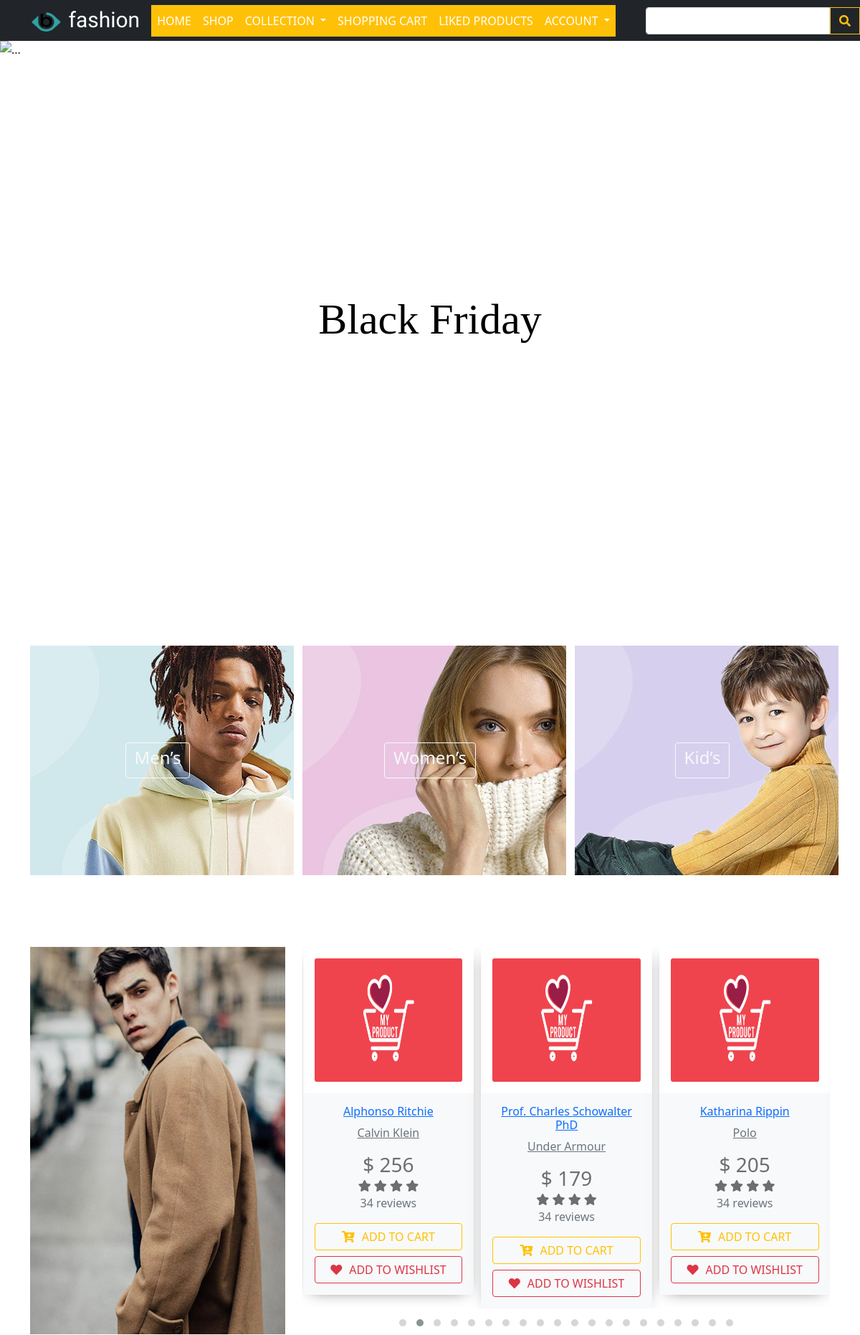
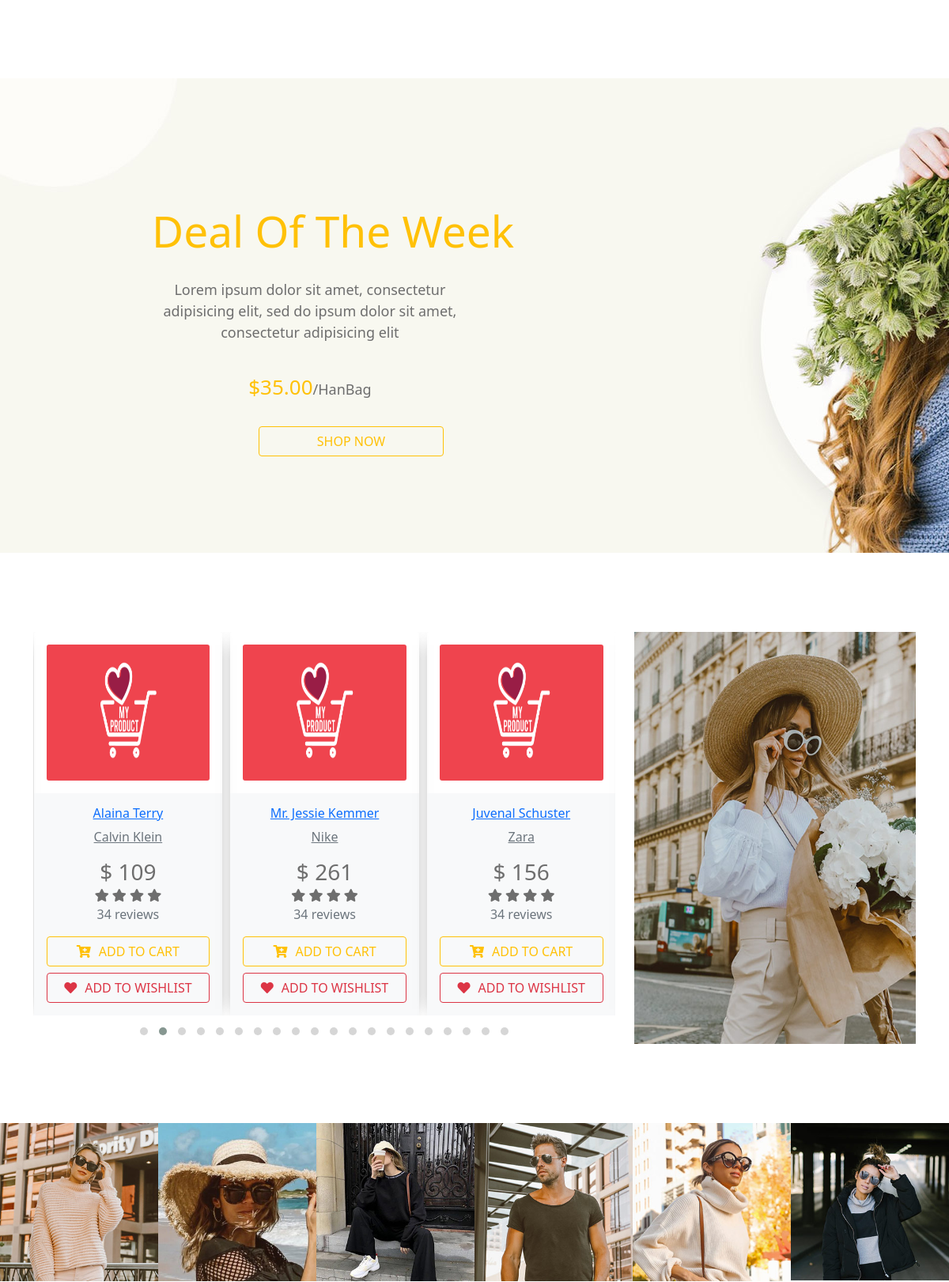
The page / (upper part) on the database its author committed (2 pictures, top to bottom).
### tables this page shows
CREATE TABLE `products` (
    `Product_ID` INT PRIMARY KEY AUTO_INCREMENT,
    `Product_Name` VARCHAR(100) NOT NULL,
    `Product_Desc` TEXT,
    `Product_Purchase_Price` INT NOT NULL,
    `Product_Sale_Price` INT NOT NULL,
    `Product_Tax_Percent` INT NULL,
    `Product_discount_Percent` INT NULL,
    `Product_Images` TEXT NULL DEFAULT 'a:1:{i:0;s:11:"default.png";}',
    `Product_Overview` TEXT NOT NULL,
    `Product_Attributes` TEXT NOT NULL,
    `Product_Brand_id` INT NOT NULL,
    `Product_Shipping_Price` INT NOT NULL,
    FOREIGN KEY (`Product_Brand_id`)
        REFERENCES `brands` (`Brand_ID`)
        ON DELETE CASCADE ON UPDATE CASCADE
);

CREATE TABLE `brands` (
    `Brand_ID` INT(11) NOT NULL PRIMARY KEY AUTO_INCREMENT,
    `Brand_Name` VARCHAR(100) NOT NULL,
    `Brand_Desc` TEXT NOT NULL
);

### controllers/index-controller.php (called while the page is built, shortened)
<?php
$sql = "SELECT * FROM products  LEFT JOIN brands on brands.Brand_ID =  products.Product_Brand_id WHERE products.Product_ID in ( SELECT product_category.Product FROM product_category WHERE product_category.Category IN (SELECT categories.Cateory_ID FROM categories WHERE categories.Parent_Category = 1 ) GROUP BY product_category.Product)";
$stms = $con->prepare($sql);
$stms->execute();
$rows = $stms->fetchAll();
$men= array();
$sql = "SELECT * FROM products  LEFT JOIN brands on brands.Brand_ID =  products.Product_Brand_id WHERE products.Product_ID in ( SELECT product_category.Product FROM product_category WHERE product_category.Category IN (SELECT categories.Cateory_ID FROM categories WHERE categories.Parent_Category = 2 ) GROUP BY product_category.Product)";
$stms = $con->prepare($sql);
$stms->execute();
$rows = $stms->fetchAll();
$women= array();
?>

### includes/functions/functions.php (called while the page is built, shortened)
<?php
function getImage($row){
    if ( $row['Product_Images'] !== "default.png" && $row['Product_Images'] !== NULL && $row['Product_Images'] !== "N;" && $images = unserialize($row['Product_Images']))
        return "admin/uploads/{$images[0]}";
    else
        return "admin/uploads/default.png";
}

### index.php (the view, shortened to what this page needs)
<?php
    include 'init.php';
    include "controllers/index-controller.php";
?>
<div class="header">
        <div id="carouselExampleFade" class="carousel slide carousel-fade" data-bs-ride="carousel">
            <div class="carousel-inner">
              <div class="carousel-item active">
                <img src="layout/images/header/blog-post-6.jpg" class="d-block w-100" alt="...">
                <div class="carousel-caption d-none d-md-block">
                    <h5>Black Friday</h5>
                </div>
              </div>
            </div>
            <button class="carousel-control-prev" type="button" data-bs-target="#carouselExampleFade" data-bs-slide="prev">
              <span class="carousel-control-prev-icon" aria-hidden="true"></span>
            </button>
            <button class="carousel-control-next" type="button" data-bs-target="#carouselExampleFade" data-bs-slide="next">
              <span class="carousel-control-next-icon" aria-hidden="true"></span>
            </button>
          </div>
    </div>
    <div class="main-categories">
      <div class="container">
        <div class="row">
          <div class="col col-12 col-lg-4">
            <img src="layout/images/banner-1.jpg" alt="" srcset="">
            <div class="out-cat">
              <a class="inner-text btn btn btn-outline-light" href="./shop.php?&mainCatID=1">
                <h4>Men’s</h4>
              </a>
            </div>
          </div>
          <div class="col col-12 col-lg-4">
            <img src="layout/images/banner-2.jpg" alt="" srcset="">
            <div class="out-cat">
              <a class="inner-text btn btn-outline-light" href="./shop.php?&mainCatID=2">
                <h4>Women’s</h4>
              </a>
            </div>
          </div>
          <div class="col col-12 col-lg-4">
            <img src="layout/images/banner-3.jpg" alt="">
            <div class="out-cat">
                <a class="inner-text btn btn btn-outline-light" href="./shop.php?&mainCatID=3">
                  <h4 >Kid’s</h4>
                </a>
            </div>
          </div>
        </div>
      </div>
    </div>
    <div class="men">
      <div class="container">
        <div class="row justify-content-between">
          <div class="col col-12 col-lg-4 " style="overflow: hidden;">
            <img src="layout/images/man-large.jpg" alt="" srcset="" style="width: 100%;height: 100%;">
          </div>
          <div class="col col-8" style="overflow: hidden;min-height: 100%;">
            <div class="row" style=" justify-content: space-around;min-height: 100%" >
              <div class="col owl-carousel owl-theme" style="min-height: 100%;display: block;">
                  <?php
                    foreach ($men as $product){
                        $src = getImage($product);
                        echo <<< ITEM
                        <div class="item">
                          <div class="card">
                            <div class="card-body">
                                <div class="card-img-actions">
                                  <img src="{$src}" class="card-img img-fluid" width="96" height="350" alt="">
                                </div>
                            </div>
                            <div class="card-body bg-light text-center">
                                <div class="mb-2">
                                    <h6 class="font-weight-semibold mb-2"> <a href="./product-details.php?id={$product['Product_ID']}" class="text-default mb-2" data-abc="true" style = "text-transform: capitalize;">{$product['Product_Name']}</a> </h6> <p class="text-muted" data-abc="true" style = " text-decoration: underline;">{$product['Brand_Name']}</p>
                                </div>
                                <h3 class="mb-0 font-weight-semibold">$ {$product['Product_Sale_Price']}</h3>
                                <div>
                                  <i class="fa fa-star star"></i> <i class="fa fa-star star"></i> <i class="fa fa-star star"></i> <i class="fa fa-star star"></i>
                                </div>
                                <div class="text-muted mb-3">34 reviews</div>
                                <form action="./controllers/add-cart.php" method="post" >
                                <input type="hidden" name="id" value="{$product['Product_ID']}">
                                <button type="submit" class="btn btn-outline-warning" style="width: 100%;"><i class="fa fa-cart-plus" style="margin-right: 10px;"></i>ADD TO CART</button>
                                </form>
                                <form action="./controllers/liked-controller.php" method="post">
                                  <input type="hidden" name="id" value="{$product['Product_ID']}">
                                  <button type="submit" class="wish btn btn-outline-danger mt-2" style="width: 100%;"><i class="fa fa-heart" style="margin-right: 10px;"></i>ADD TO WISHLIST</button>
                                </form>
                            </div>
                          </div>
                        </div>
                      ITEM;
                    }
                  ?>
              </div>
            </div>
          </div>
        </div>
      </div>
    </div>
    <div class="deal">
      <div class="container">
        <div>
          <h2>Deal Of The Week</h2>
          <p>Lorem ipsum dolor sit amet, consectetur adipisicing elit, sed
            do ipsum dolor sit amet, consectetur adipisicing elit</p>
          <p><span>$35.00</span>/<small>HanBag</small> </p>
          <button class="btn btn-outline-warning">SHOP NOW </button>
        </div>
      </div>
    </div>
    <div class="women">
      <div class="container">
        <div class="row">
          <div class="col col-8" style="overflow: hidden;min-height: 100%;">
            <div class="row" style=" justify-content: space-around;min-height: 100%" >
              <div class="col owl-carousel owl-theme" style="min-height: 100%;display: block;">
                  <?php
                    foreach ($women as $product){
                        $src = getImage($product);
                        echo <<< ITEM
                          <div class="item">
                            <div class="card">
                              <div class="card-body">
                                  <div class="card-img-actions">
                                    <img src="{$src}" class="card-img img-fluid" width="96" height="350" alt="">
                                  </div>
                              </div>
                              <div class="card-body bg-light text-center">
                                  <div class="mb-2">
                                      <h6 class="font-weight-semibold mb-2"> <a href="./product-details.php?id={$product['Product_ID']}" class="text-default mb-2" data-abc="true" style = "text-transform: capitalize;">{$product['Product_Name']}</a> </h6> <p class="text-muted" data-abc="true" style = " text-decoration: underline;">{$product['Brand_Name']}</p>
                                  </div>
                                  <h3 class="mb-0 font-weight-semibold">$ {$product['Product_Sale_Price']}</h3>
                                  <div>
                                    <i class="fa fa-star star"></i> <i class="fa fa-star star"></i> <i class="fa fa-star star"></i> <i class="fa fa-star star"></i>
                                  </div>
                                  <div class="text-muted mb-3">34 reviews</div>
                                  <form action="">
                                      <input type="hidden" name="id" value="{$product['Product_ID']}">
                                      <button type="submit" class="btn btn-outline-warning" style="width: 100%;"><i class="fa fa-cart-plus" style="margin-right: 10px;"></i>ADD TO CART</button>
                                      <button type="submit" class="wish btn btn-outline-danger mt-2" style="width: 100%;"><i class="fa fa-heart" style="margin-right: 10px;"></i>ADD TO WISHLIST</button>
                                  </form>
                              </div>
                            </div>
                          </div>
                        ITEM;
                    }
                  ?>
              </div>
            </div>
          </div>
          <div class="col col-12 col-lg-4 " style="overflow: hidden;">
            <img src="layout/images/women-large.jpg" alt="" srcset="" style="width: 100%;height: 100%;">
          </div>
        </div>
      </div>
    </div>
<?php
    if (!isset($noinsta)) {
      include $tpl . "insta.php";
    }
    include $tpl . 'footer.php';
?>

### layout/css/style5.css (style rules this page uses)
.header { overflow: hidden; }
.carousel-inner img , .carousel-item , .carousel , .carousel-inner { height: 100%; }
.carousel-item h5 { color: black; font-size: 60px; font-family: 'WindSong', cursive; }
.main-categories { padding-top: 100px; padding-bottom: 100px; }
.main-categories .col { overflow: hidden; position: relative; }
.out-cat { display: flex; justify-content: center; align-items: center; width: 100%; height: 100%; position: absolute; top: 0; left: 0; }
.inner-text { margin: 0 auto; }
.card { padding: 0; border: 0; }
.card-body { text-align: center; color: #6E6E6E; }
.card img { width: 100%; height: 172px !important; }
.men { padding-bottom:100px ; }
.women { margin-top: 100px; padding-bottom:100px ; }
.owl-carousel { background-color: inherit; }
.card { background-color: inherit; box-shadow: 0 4px 21px -12px rgba(0, 0,0, .79); }
.deal { text-align: start; background-image:url("../images/hero-1.jpg") ; height: 600px; }
.deal div { text-align: start; padding-top: 80px; width: 70%; }
.deal div h2 { font-size: 55px; color: #ffc107; }
.deal div p { text-align: center; padding-top: 20px; width: 70%; font-size: large; color: #6E6E6E; }
.deal div p span { font-size: 26px; color: #ffc107; }
small { font-size: 18px; }
.deal div button { display: block; margin-top:30px; margin-left: 135px; width: 234px; }

### rows shown on the page
products: Product_Name "Alphonso Ritchie", Product_Brand.Brand_Name "Calvin Klein", Product_Sale_Price "256"
products: Product_Name "Prof. Charles Schowalter PhD", Product_Brand.Brand_Name "Under Armour", Product_Sale_Price "179"
products: Product_Name "Katharina Rippin", Product_Brand.Brand_Name "Polo", Product_Sale_Price "205"
products: Product_Name "Alaina Terry", Product_Brand.Brand_Name "Calvin Klein", Product_Sale_Price "109"
products: Product_Name "Mr. Jessie Kemmer", Product_Brand.Brand_Name "Nike", Product_Sale_Price "261"
products: Product_Name "Juvenal Schuster", Product_Brand.Brand_Name "Zara", Product_Sale_Price "156"
